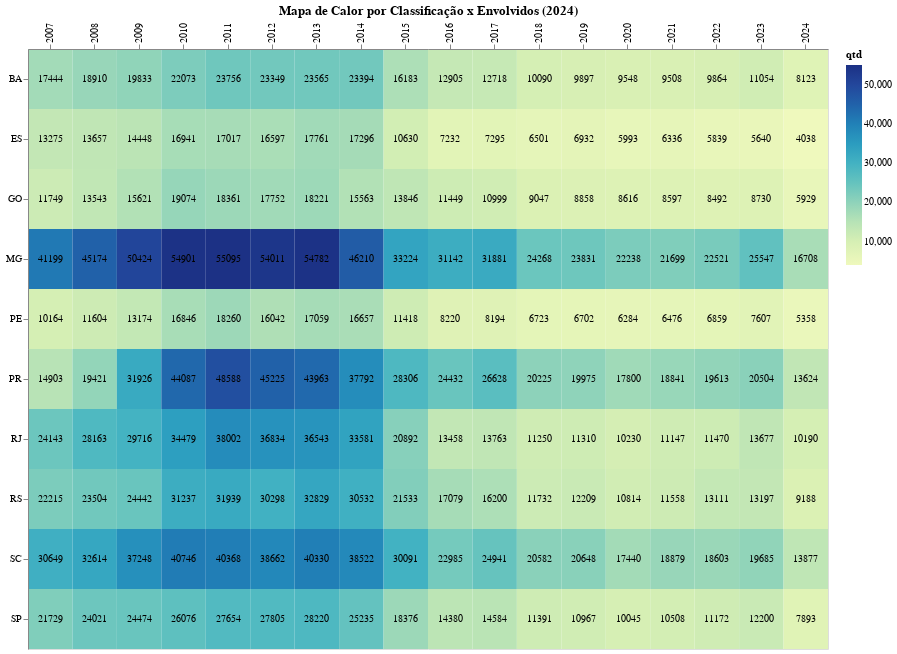

Notebook code cell kept with this figure:
### Code cell
# Cria o gráfico de calor
heatmap = alt.Chart(df_acidentes_geral_por_uf_10).mark_rect().encode(
    x=alt.X('ano:O', title=None, axis=alt.Axis(orient='top')),  # Define a orientação do eixo x como 'top'
    y=alt.Y('uf:N', title=None),
    color=alt.Color('qtd:Q', scale=alt.Scale(scheme='yellowgreenblue')),    
)

# Adiciona o texto dentro de cada célula com o valor real e ajusta a cor do texto
text = alt.Chart(df_acidentes_geral_por_uf_10).mark_text(baseline='middle', fontSize=10).encode(
    x='ano:O',
    y='uf:O',
    text=alt.Text('qtd:Q', format='.0f'),
)

# Combina o gráfico de calor com o texto
heatmap_with_text = (heatmap + text).properties(
    width=800,
    height=600,
    title=f'Mapa de Calor por Classificação x Envolvidos (2024)'
)

heatmap_with_text

### Figure 1 — Vega-Lite specification as saved in the notebook (floating-point values rounded to 4 significant figures; data arrays with more than 128 entries replaced by an {"elided": "..."} marker saying what was removed)
{"config": {"view": {"continuousWidth": 300, "continuousHeight": 300}}, "layer": [{"mark": {"type": "rect"}, "encoding": {"color": {"field": "qtd", "scale": {"scheme": "yellowgreenblue"}, "type": "quantitative"}, "x": {"axis": {"orient": "top"}, "field": "ano", "title": null, "type": "ordinal"}, "y": {"field": "uf", "title": null, "type": "nominal"}}}, {"mark": {"type": "text", "baseline": "middle", "fontSize": 10}, "encoding": {"text": {"field": "qtd", "format": ".0f", "type": "quantitative"}, "x": {"field": "ano", "type": "ordinal"}, "y": {"field": "uf", "type": "ordinal"}}}], "data": {"name": "data-ded5f811cfa6bce1a4f208140d5321d4"}, "height": 600, "title": "Mapa de Calor por Classificação x Envolvidos (2024)", "width": 800, "$schema": "https://vega.github.io/schema/vega-lite/v5.17.0.json", "datasets": {"data-ded5f811cfa6bce1a4f208140d5321d4": {"elided": "180 records"}}}
